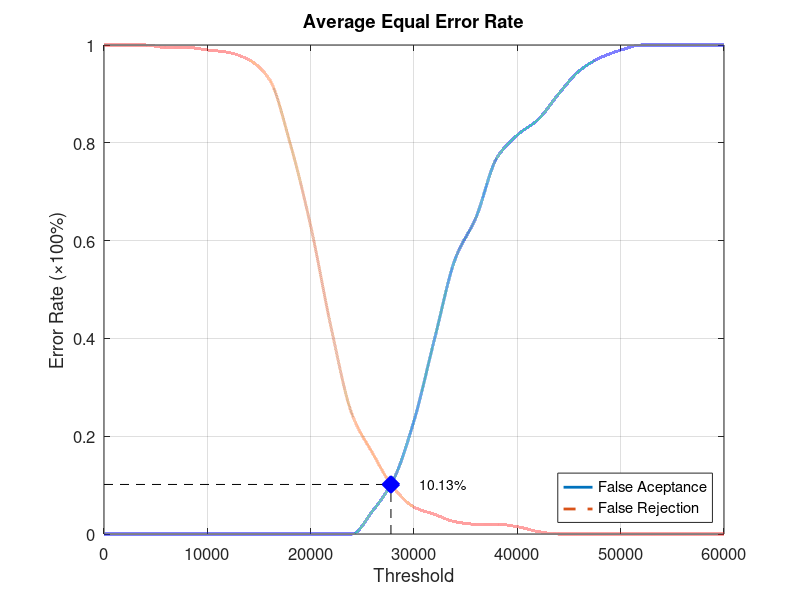
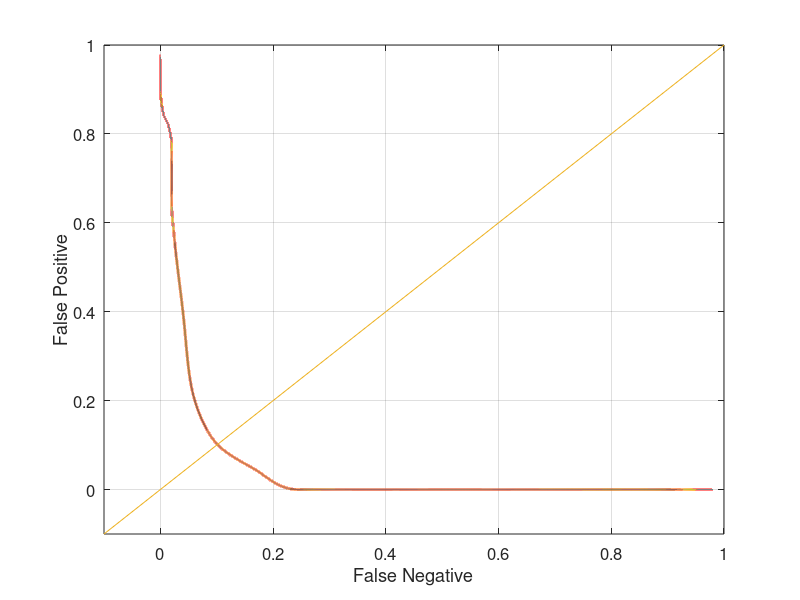

Write MATLAB code to recreate these figures, in order.
function yEER = Database2_1
close all;
clear;
clc;
x = 0:2000:60000;
xq = 0:0.5:60000;

y0 = [0 0 0 0 0 0 0 0 0 0 0 0 0 0.0473684 0.110526 0.231579 0.4 0.563158 0.647368 0.768421 0.815789 0.847368 0.9 0.947368 0.973684 0.989474 1 1 1 1 1];
yy0 = interp1(x, y0, xq, 'pchip');
y1 = [1 1 1 0.995 0.995 0.99 0.985 0.97 0.93 0.8 0.63 0.42 0.245 0.165 0.095 0.055 0.04 0.025 0.02 0.02 0.015 0.005 0 0 0 0 0 0 0 0 0];
yy1 = interp1(x, y1, xq, 'pchip');

% Calculating EER: 
y2 = abs(y0 - y1);
find(y2 == min(y2))
yy2 = abs(yy0 - yy1);
xEER = find(yy2 == min(yy2));
xEERIndex = xq(xEER) % X-axis EER
yEER = yy0(xEER) % Y-axis EER

main = figure
plot(xq, yy0,'-','LineWidth', 2);	hold on
plot(xq, yy1,'--','LineWidth', 2);	hold on
plot([xEERIndex xEERIndex], [0 yEER], 'k--');	hold on
plot([0 xEERIndex], [yEER yEER], 'k--');	hold on
plot(xEERIndex, yEER, 'bx', 'LineWidth', 10);	hold on
text(xEERIndex + 10 * xEERIndex / 100, yEER, [num2str(round((10000 * yEER)) / 100) '%'])
legend('False Aceptance', 'False Rejection', 'Location', 'SouthEast')
xlabel('Threshold')
ylabel('Error Rate (\times100%)')
title('Average Equal Error Rate')
set(gca, 'FontSize', 12)
axis([0 60000 0 1])
grid on

print(main, 'Database2_1Main', '-dpng');
FNRxFPR = figure('Color', [1 1 1]);
plot(yy1, yy0, '-', yy1, yy0, 'LineWidth', 2);
hold on
y = -0.1:0.1:1
plot(y, y); 
set(gca, 'FontSize', 12)
xlabel('False Negative')
ylabel('False Positive')
axis([-0.1 1 -0.1 1])
set(gca, 'FontSize', 12)
grid on

print(FNRxFPR, 'Database2_1FNRxFPR','-dpng');
end
